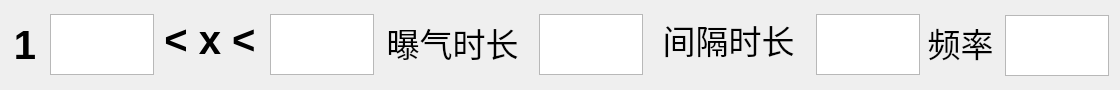
<?xml version="1.0" encoding="UTF-8"?>
<ui version="4.0">
 <class>FerCaseForm</class>
 <widget class="QWidget" name="FerCaseForm">
  <property name="geometry">
   <rect>
    <x>0</x>
    <y>0</y>
    <width>1120</width>
    <height>90</height>
   </rect>
  </property>
  <property name="windowTitle">
   <string>Form</string>
  </property>
  <widget class="QLabel" name="ae_label">
   <property name="geometry">
    <rect>
     <x>372</x>
     <y>17</y>
     <width>161</width>
     <height>51</height>
    </rect>
   </property>
   <property name="font">
    <font>
     <pointsize>25</pointsize>
    </font>
   </property>
   <property name="text">
    <string>曝气时长</string>
   </property>
   <property name="alignment">
    <set>Qt::AlignCenter</set>
   </property>
  </widget>
  <widget class="QLabel" name="seq_label">
   <property name="geometry">
    <rect>
     <x>0</x>
     <y>20</y>
     <width>50</width>
     <height>50</height>
    </rect>
   </property>
   <property name="font">
    <font>
     <pointsize>30</pointsize>
     <weight>75</weight>
     <bold>true</bold>
    </font>
   </property>
   <property name="text">
    <string>1</string>
   </property>
   <property name="alignment">
    <set>Qt::AlignCenter</set>
   </property>
  </widget>
  <widget class="QTextEdit" name="low_tmp_text_edit">
   <property name="geometry">
    <rect>
     <x>50</x>
     <y>14</y>
     <width>104</width>
     <height>61</height>
    </rect>
   </property>
   <property name="font">
    <font>
     <pointsize>25</pointsize>
    </font>
   </property>
   <property name="inputMethodHints">
    <set>Qt::ImhDigitsOnly</set>
   </property>
  </widget>
  <widget class="QTextEdit" name="ae_text_edit">
   <property name="geometry">
    <rect>
     <x>539</x>
     <y>14</y>
     <width>104</width>
     <height>61</height>
    </rect>
   </property>
   <property name="font">
    <font>
     <pointsize>25</pointsize>
    </font>
   </property>
   <property name="inputMethodHints">
    <set>Qt::ImhDigitsOnly</set>
   </property>
  </widget>
  <widget class="QTextEdit" name="high_tmp_text_edit">
   <property name="geometry">
    <rect>
     <x>270</x>
     <y>14</y>
     <width>104</width>
     <height>61</height>
    </rect>
   </property>
   <property name="font">
    <font>
     <pointsize>25</pointsize>
    </font>
   </property>
   <property name="inputMethodHints">
    <set>Qt::ImhDigitsOnly</set>
   </property>
  </widget>
  <widget class="QLabel" name="sta_label">
   <property name="geometry">
    <rect>
     <x>648</x>
     <y>14</y>
     <width>161</width>
     <height>51</height>
    </rect>
   </property>
   <property name="font">
    <font>
     <pointsize>25</pointsize>
    </font>
   </property>
   <property name="text">
    <string>间隔时长</string>
   </property>
   <property name="alignment">
    <set>Qt::AlignCenter</set>
   </property>
  </widget>
  <widget class="QTextEdit" name="sta_text_edit">
   <property name="geometry">
    <rect>
     <x>816</x>
     <y>14</y>
     <width>104</width>
     <height>61</height>
    </rect>
   </property>
   <property name="font">
    <font>
     <pointsize>25</pointsize>
    </font>
   </property>
   <property name="inputMethodHints">
    <set>Qt::ImhDigitsOnly</set>
   </property>
  </widget>
  <widget class="QLabel" name="tem_range_label">
   <property name="geometry">
    <rect>
     <x>160</x>
     <y>10</y>
     <width>100</width>
     <height>61</height>
    </rect>
   </property>
   <property name="font">
    <font>
     <pointsize>30</pointsize>
     <weight>75</weight>
     <bold>true</bold>
    </font>
   </property>
   <property name="text">
    <string>&lt; x &lt;</string>
   </property>
   <property name="alignment">
    <set>Qt::AlignCenter</set>
   </property>
  </widget>
  <widget class="QLabel" name="freq_label">
   <property name="geometry">
    <rect>
     <x>920</x>
     <y>17</y>
     <width>81</width>
     <height>51</height>
    </rect>
   </property>
   <property name="font">
    <font>
     <pointsize>25</pointsize>
    </font>
   </property>
   <property name="text">
    <string>频率</string>
   </property>
   <property name="alignment">
    <set>Qt::AlignCenter</set>
   </property>
  </widget>
  <widget class="QTextEdit" name="freq_text_edit">
   <property name="geometry">
    <rect>
     <x>1005</x>
     <y>15</y>
     <width>104</width>
     <height>61</height>
    </rect>
   </property>
   <property name="font">
    <font>
     <pointsize>25</pointsize>
    </font>
   </property>
   <property name="inputMethodHints">
    <set>Qt::ImhDigitsOnly</set>
   </property>
  </widget>
 </widget>
 <resources/>
 <connections/>
</ui>
